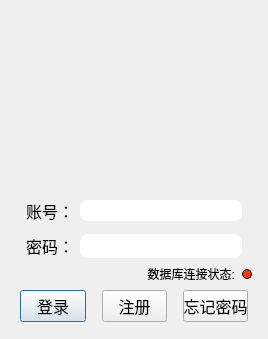
<?xml version="1.0" encoding="UTF-8"?>
<ui version="4.0">
 <class>LoginDialog</class>
 <widget class="QDialog" name="LoginDialog">
  <property name="geometry">
   <rect>
    <x>0</x>
    <y>0</y>
    <width>268</width>
    <height>339</height>
   </rect>
  </property>
  <property name="sizePolicy">
   <sizepolicy hsizetype="Preferred" vsizetype="Preferred">
    <horstretch>0</horstretch>
    <verstretch>0</verstretch>
   </sizepolicy>
  </property>
  <property name="minimumSize">
   <size>
    <width>268</width>
    <height>300</height>
   </size>
  </property>
  <property name="maximumSize">
   <size>
    <width>268</width>
    <height>339</height>
   </size>
  </property>
  <property name="font">
   <font>
    <pointsize>12</pointsize>
   </font>
  </property>
  <property name="windowTitle">
   <string>公共聊天室</string>
  </property>
  <property name="autoFillBackground">
   <bool>false</bool>
  </property>
  <property name="styleSheet">
   <string notr="true">QLineEdit{
border-radius:8px;
}
QDialog{
#background-image:url(&quot;/Users/xzajyjs/Desktop/logo.png&quot;)
}
</string>
  </property>
  <layout class="QVBoxLayout" name="verticalLayout_2">
   <property name="leftMargin">
    <number>0</number>
   </property>
   <property name="topMargin">
    <number>0</number>
   </property>
   <property name="rightMargin">
    <number>0</number>
   </property>
   <property name="bottomMargin">
    <number>0</number>
   </property>
   <item>
    <widget class="QLabel" name="label_3">
     <property name="enabled">
      <bool>false</bool>
     </property>
     <property name="sizePolicy">
      <sizepolicy hsizetype="Preferred" vsizetype="Preferred">
       <horstretch>0</horstretch>
       <verstretch>78</verstretch>
      </sizepolicy>
     </property>
     <property name="minimumSize">
      <size>
       <width>0</width>
       <height>0</height>
      </size>
     </property>
     <property name="styleSheet">
      <string notr="true">background-image: url(:/new/prefix1/images.jpeg);</string>
     </property>
     <property name="text">
      <string/>
     </property>
     <property name="scaledContents">
      <bool>false</bool>
     </property>
     <property name="margin">
      <number>0</number>
     </property>
    </widget>
   </item>
   <item>
    <layout class="QHBoxLayout" name="horizontalLayout_4">
     <property name="leftMargin">
      <number>10</number>
     </property>
     <property name="topMargin">
      <number>0</number>
     </property>
     <property name="rightMargin">
      <number>10</number>
     </property>
     <item>
      <spacer name="horizontalSpacer">
       <property name="orientation">
        <enum>Qt::Horizontal</enum>
       </property>
       <property name="sizeHint" stdset="0">
        <size>
         <width>13</width>
         <height>125</height>
        </size>
       </property>
      </spacer>
     </item>
     <item>
      <layout class="QVBoxLayout" name="verticalLayout">
       <property name="topMargin">
        <number>0</number>
       </property>
       <property name="bottomMargin">
        <number>0</number>
       </property>
       <item>
        <layout class="QGridLayout" name="gridLayout">
         <property name="leftMargin">
          <number>16</number>
         </property>
         <property name="topMargin">
          <number>0</number>
         </property>
         <property name="rightMargin">
          <number>16</number>
         </property>
         <property name="verticalSpacing">
          <number>11</number>
         </property>
         <item row="0" column="0">
          <widget class="QLabel" name="label">
           <property name="font">
            <font>
             <family>Arial</family>
             <pointsize>12</pointsize>
            </font>
           </property>
           <property name="text">
            <string>账号：</string>
           </property>
          </widget>
         </item>
         <item row="0" column="1">
          <widget class="QLineEdit" name="username">
           <property name="minimumSize">
            <size>
             <width>0</width>
             <height>20</height>
            </size>
           </property>
           <property name="font">
            <font>
             <pointsize>12</pointsize>
            </font>
           </property>
           <property name="maxLength">
            <number>12</number>
           </property>
          </widget>
         </item>
         <item row="1" column="0">
          <widget class="QLabel" name="label_2">
           <property name="font">
            <font>
             <pointsize>12</pointsize>
            </font>
           </property>
           <property name="text">
            <string>密码：</string>
           </property>
          </widget>
         </item>
         <item row="1" column="1">
          <widget class="QLineEdit" name="password">
           <property name="minimumSize">
            <size>
             <width>0</width>
             <height>20</height>
            </size>
           </property>
           <property name="font">
            <font>
             <pointsize>14</pointsize>
            </font>
           </property>
           <property name="maxLength">
            <number>16</number>
           </property>
           <property name="echoMode">
            <enum>QLineEdit::Password</enum>
           </property>
          </widget>
         </item>
        </layout>
       </item>
       <item>
        <layout class="QHBoxLayout" name="horizontalLayout_2">
         <property name="spacing">
          <number>7</number>
         </property>
         <property name="leftMargin">
          <number>0</number>
         </property>
         <property name="topMargin">
          <number>0</number>
         </property>
         <property name="bottomMargin">
          <number>0</number>
         </property>
         <item>
          <spacer name="horizontalSpacer_3">
           <property name="orientation">
            <enum>Qt::Horizontal</enum>
           </property>
           <property name="sizeHint" stdset="0">
            <size>
             <width>40</width>
             <height>20</height>
            </size>
           </property>
          </spacer>
         </item>
         <item>
          <widget class="QLabel" name="label_4">
           <property name="font">
            <font>
             <pointsize>9</pointsize>
            </font>
           </property>
           <property name="text">
            <string>数据库连接状态:</string>
           </property>
           <property name="alignment">
            <set>Qt::AlignRight|Qt::AlignTrailing|Qt::AlignVCenter</set>
           </property>
          </widget>
         </item>
         <item>
          <widget class="QRadioButton" name="radioButton">
           <property name="enabled">
            <bool>false</bool>
           </property>
           <property name="styleSheet">
            <string notr="true">QRadioButton::indicator{
	width:8px;
	height:8px;
	border-radius:5px;
	border-style: solid;
	border-width: 0.5px;
	border-color: black;
}
QRadioButton::indicator:checked {
	background-color:green;
}
QRadioButton::indicator:unchecked {
	background-color:rgb(255, 60, 13);
}</string>
           </property>
           <property name="text">
            <string/>
           </property>
          </widget>
         </item>
        </layout>
       </item>
       <item>
        <layout class="QHBoxLayout" name="horizontalLayout">
         <property name="spacing">
          <number>16</number>
         </property>
         <property name="leftMargin">
          <number>10</number>
         </property>
         <property name="rightMargin">
          <number>10</number>
         </property>
         <property name="bottomMargin">
          <number>17</number>
         </property>
         <item>
          <widget class="QPushButton" name="loginButton">
           <property name="font">
            <font>
             <pointsize>12</pointsize>
            </font>
           </property>
           <property name="text">
            <string>登录</string>
           </property>
          </widget>
         </item>
         <item>
          <widget class="QPushButton" name="registerButton">
           <property name="font">
            <font>
             <pointsize>12</pointsize>
            </font>
           </property>
           <property name="text">
            <string>注册</string>
           </property>
          </widget>
         </item>
         <item>
          <widget class="QPushButton" name="forgetButton">
           <property name="font">
            <font>
             <pointsize>12</pointsize>
            </font>
           </property>
           <property name="text">
            <string>忘记密码</string>
           </property>
          </widget>
         </item>
        </layout>
       </item>
      </layout>
     </item>
     <item>
      <spacer name="horizontalSpacer_2">
       <property name="orientation">
        <enum>Qt::Horizontal</enum>
       </property>
       <property name="sizeHint" stdset="0">
        <size>
         <width>13</width>
         <height>125</height>
        </size>
       </property>
      </spacer>
     </item>
    </layout>
   </item>
  </layout>
 </widget>
 <resources/>
 <connections/>
</ui>
